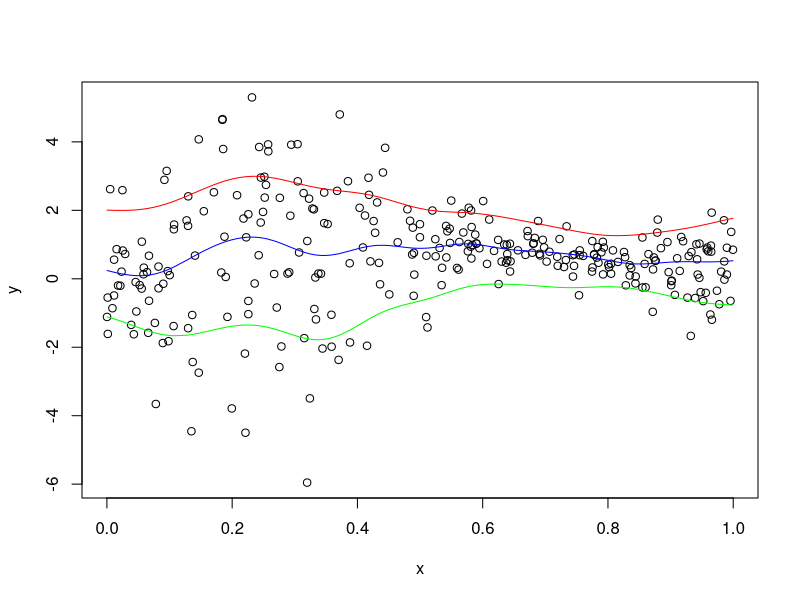

Write the R code that produced this figure.
library(kernlab)


### Name: kqr
### Title: Kernel Quantile Regression.
### Aliases: kqr kqr,formula-method kqr,vector-method kqr,matrix-method
###   kqr,list-method kqr,kernelMatrix-method coef,kqr-method
###   show,kqr-method
### Keywords: regression nonlinear methods

### ** Examples

# create data
x <- sort(runif(300))
y <- sin(pi*x) + rnorm(300,0,sd=exp(sin(2*pi*x)))

# first calculate the median
qrm <- kqr(x, y, tau = 0.5, C=0.15)

# predict and plot
plot(x, y)
ytest <- predict(qrm, x)
lines(x, ytest, col="blue")

# calculate 0.9 quantile
qrm <- kqr(x, y, tau = 0.9, kernel = "rbfdot",
           kpar= list(sigma=10), C=0.15)
ytest <- predict(qrm, x)
lines(x, ytest, col="red")

# calculate 0.1 quantile
qrm <- kqr(x, y, tau = 0.1,C=0.15)
ytest <- predict(qrm, x)
lines(x, ytest, col="green")

# print first 10 model coefficients
coef(qrm)[1:10]
